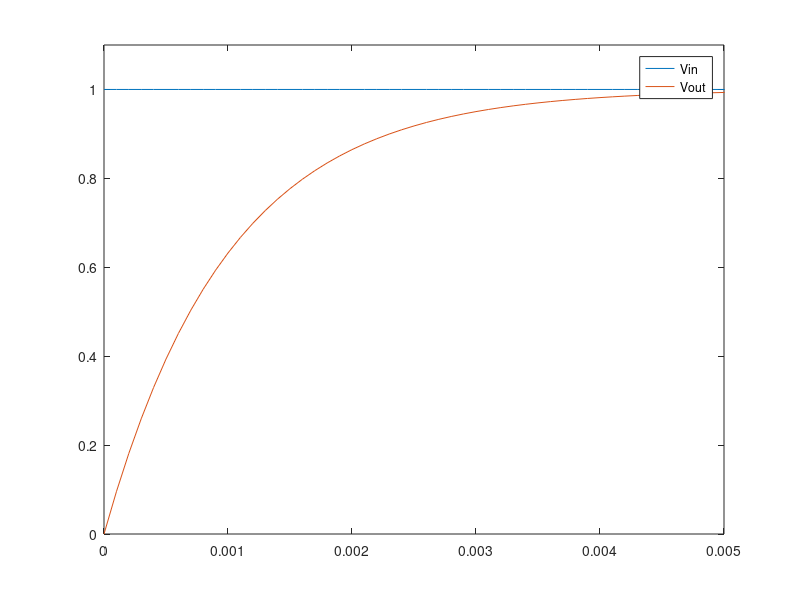
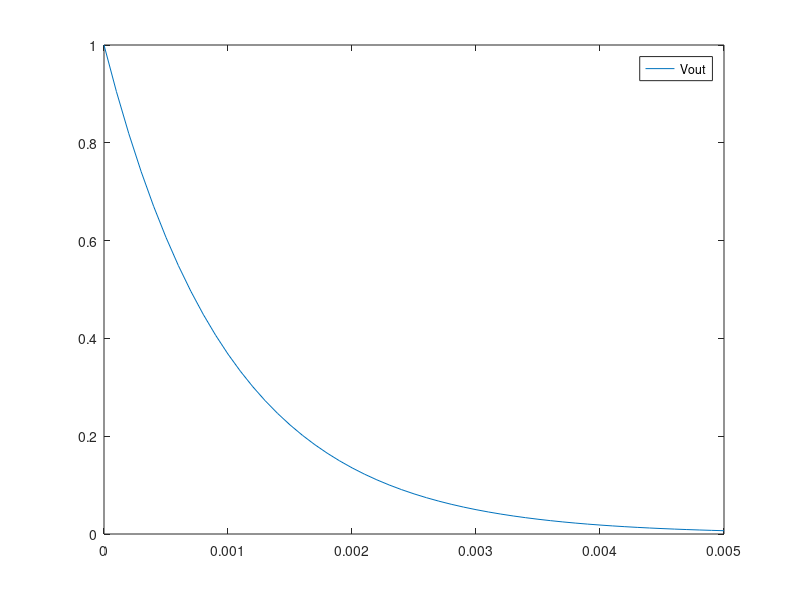
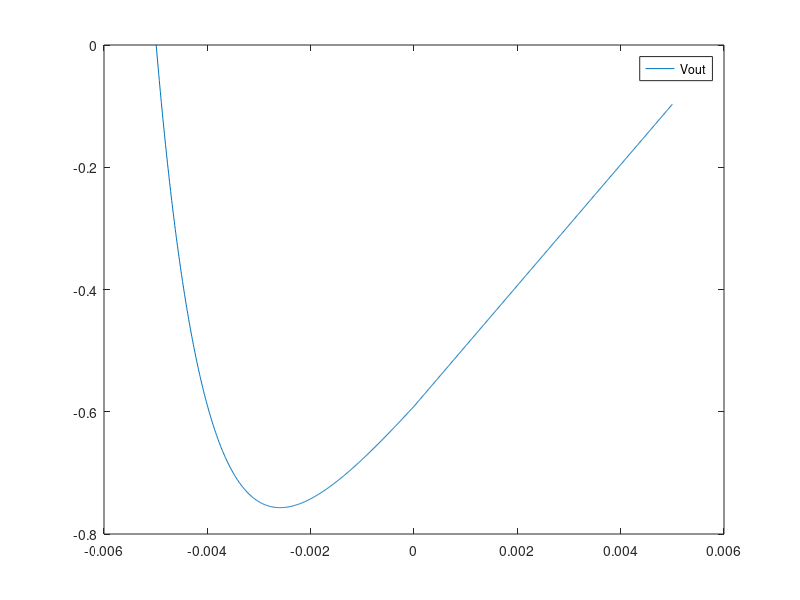
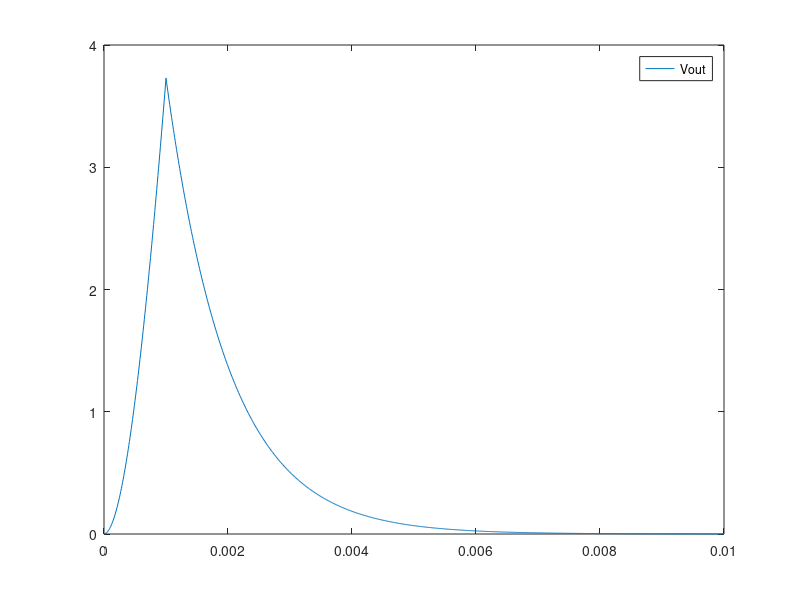

Source code (MATLAB) for these figures, in order:
R=1e3;
C=1e-6;
x=0:0.0001:0.01;
y1=1+0.*x;
y2=1-exp(-x./(R*C));
plot(x,y1);
hold on;
plot(x,y2);
axis([0 0.005 0 1.1]);
legend('Vin','Vout');
hold off;
saveas(gcf,'ideal_1.png');
x=0:0.0001:0.005;
y3=exp(-x./(R*C))./(R*C)./1000;
clear gcf;
plot(x,y3);
axis([0 0.005 0 1]);
legend('Vout');
saveas(gcf,'ideal_2.png');
t=-5e-3:1e-5:5e-3;
x=10.*(t-5e-3);
h=[0.*(-5e-3:1e-5:0),exp(-(1e-5:1e-5:5e-3)./(R*C))/10];
y=conv(x,h);
plot(t,y(500:1500));
legend('Vout');
saveas(gcf,'ideal_3.png');
t=0:1e-5:1e-2;
h=exp(-t./(R*C))./(R*C);
x=[0.1.*(0:1e-5:1e-3),0.*(1e-3+1e-5:1e-5:1e-2)];
y=conv(x,h);
plot(t,y(1:1001));
legend('Vout');
saveas(gcf,'ideal_2_width_1.png');
t=0:1e-5:1e-2;
h=exp(-t./(R*C))./(R*C);
x=[0.2.*(0:1e-5:5e-4),0.*(5e-4+1e-5:1e-5:1e-2)];
y=conv(x,h);
plot(t,y(1:1001));
legend('Vout');
saveas(gcf,'ideal_2_width_2.png');

f=[50 500 5000];
ratio=1./sqrt(1+(2*pi*R*C.*f).^2)
time=atan(2*pi*R*C.*f)./(2*pi*R*C.*f)
deg=atan(2*pi*R*C.*f).*-180./pi
